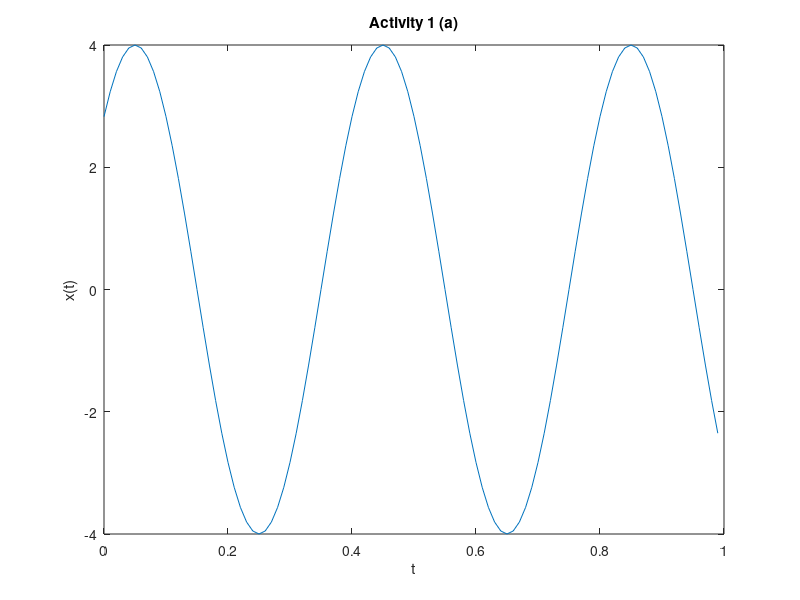

MATLAB code to generate this figure:
clc;
clear all;
t=0:.01:.99;
x=4*cos(5*pi*t-pi/4);
y=plot(t,x);
xlabel('t');
ylabel('x(t)');
title('Activity 1 (a)');